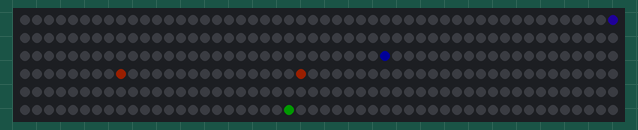
This sketch was run on a simulated Arduino Uno, built with avr-gcc and run on an emulated ATmega328P. Parts: 300 RGB LEDs in strip order, left to right, continuing on the next row. Dim RGB values are drawn brighter than linear; colours are those a GRB WS2812 strip shows for the declared byte order; random numbers use the default seed unless the sketch sets one; what the sketch prints to the serial monitor is not drawn.

Above: at 0.2 s.
At 0.61 s:
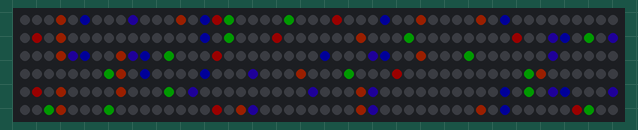
At 1.15 s:
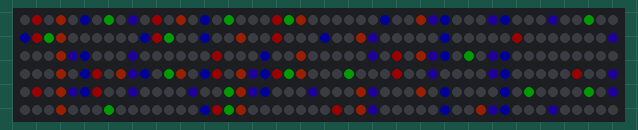
At 2.75 s:
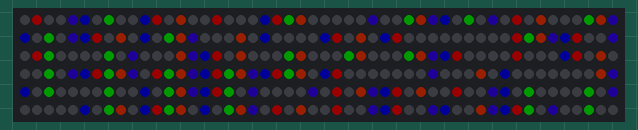
At 4.63 s:
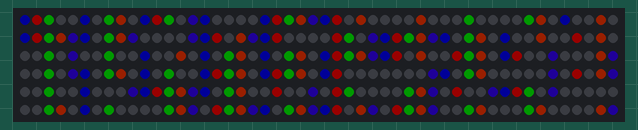
At 6.51 s:
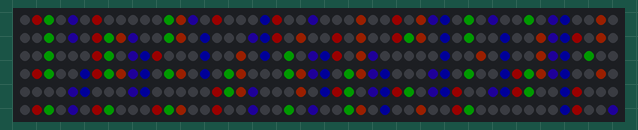

The sketch:

xmas-dots3.ino
```cpp
#include <FastLED.h>

#define DEBUG

// How many leds in your strip?
#define NUM_LEDS 300

// For led chips like Neopixels, which have a data line, ground, and power, you just
// need to define DATA_PIN.  For led chipsets that are SPI based (four wires - data, clock,
// ground, and power), like the LPD8806, define both DATA_PIN and CLOCK_PIN
#define DATA_PIN 3

// Define the array of leds
CRGB leds[NUM_LEDS];

void setup() {
  #ifdef DEBUG
  Serial.begin(57600);
  #endif
  LEDS.addLeds<WS2812B,DATA_PIN,RGB>(leds,NUM_LEDS);
  LEDS.setBrightness(130);
  Serial.println("booted");
  clearStrip();
}

void fadeall() { for(int i = 0; i < NUM_LEDS; i++) { leds[i].nscale8(250); } }

void loop() {
  int count = random(1, 10);
  for (int c = 0; c < count; c++) {
    int ledIndex = random(NUM_LEDS);
    bool isLid = (leds[ledIndex].r != 0 || leds[ledIndex].g != 0 || leds[ledIndex].b != 0);

    Serial.println("ledIndex:"+String(ledIndex)+" isLid:"+String(isLid));

    if (isLid)
    {
      leds[ledIndex] = CRGB::Black;
    }
    else
    {
      Serial.println(String(ledIndex % 8));

      // GRB
      //switch (random(8)) {
      switch (ledIndex % 5) {
        case 0:
          // blue
          leds[ledIndex] = CRGB(0, 0, 50);
          break;
        case 1:
          //red
          leds[ledIndex] = CRGB(0, 50, 0);
          break;
        case 2:
          // green
          leds[ledIndex] = CRGB(50, 0, 0);
          break;
        case 3:
          // orange
          leds[ledIndex] = CRGB(10, 50, 0);
          break;
        case 4:
          // purple
          leds[ledIndex] = CRGB(0, 10, 50);
          break;
        default:
          // white
          leds[ledIndex] = CRGB(50,50,50);
      }
    }
  }

  LEDS.show();
}

void clearStrip() {
  for (int ledIndex = 0; ledIndex < NUM_LEDS; ledIndex++) {
    leds[ledIndex] = CRGB::Black;
  }

  LEDS.show();
}
```
